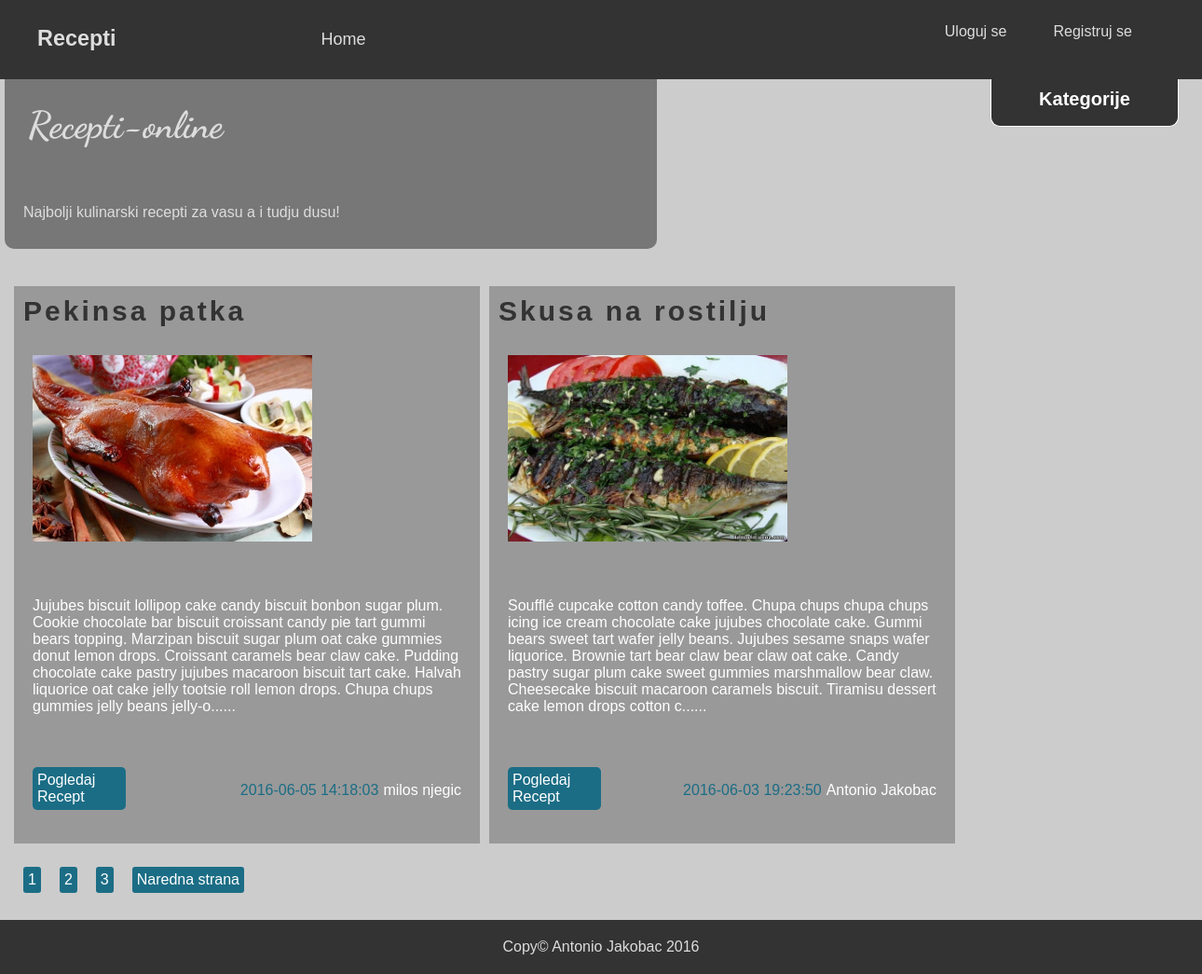
The page / on the database its author committed.
### tables this page shows
CREATE TABLE `recepies` (
  `id` int(11) NOT NULL,
  `author_id` int(11) NOT NULL,
  `category_id` int(11) NOT NULL,
  `title` varchar(255) NOT NULL,
  `content` text NOT NULL,
  `image` varchar(255) NOT NULL,
  `date` timestamp NOT NULL DEFAULT CURRENT_TIMESTAMP ON UPDATE CURRENT_TIMESTAMP
);

CREATE TABLE `authors` (
  `id` int(11) NOT NULL,
  `first_name` varchar(255) NOT NULL,
  `last_name` varchar(255) NOT NULL,
  `email` varchar(255) NOT NULL,
  `password` varchar(64) NOT NULL
);

### controller/Controller.php (called while the page is built, shortened)
<?php
class Controller{
    public function loadView($view){
        include 'includes/'.$view.'.php';
    }
}

### public/index.php (called while the page is built, shortened)
<?php
include '../libs/config.php';
$controller = new controller\ViewController;
include 'includes/header.php';
include 'includes/sidebar.php';
$controller->home();
include 'includes/footer.php';

### libs/config.php (called while the page is built, shortened)
<?php
spl_autoload_register(function($class){
    $old = explode('\\', $class);
    $class_new = implode('/', $old);
});

### libs/database/conn/connection.php (called while the page is built, shortened)
<?php
class connection{
    private static $instance;
    public static function getInstanc(){
        if(self::$instance === null)
            return self::$instance = new \PDO("mysql:host=".DB_HOST."; dbname=".DB_NAME, DB_USER, DB_PASS);
        return self::$instance;
    }
}

### libs/Recepi.php (called while the page is built, shortened)
<?php
class Recepi extends database\DB{
    protected static $table = "recepies";
    public static function count_all(){
        $table = self::$table;
        $sql = "SELECT COUNT(*) FROM {$table}";
        $results = self::$conn->query($sql);
        $row = $results->fetch(\PDO::FETCH_ASSOC);
        return (int)array_shift($row);
    }
}

### libs/Pagination.php (called while the page is built, shortened)
<?php
class Pagination {
    public $current_page;
    public $per_page;
    public $total_count;
    public function __construct($page = 1, $per_page = 2, $total_count = 0){
        $this->current_page = $page;
        $this->per_page = $per_page;
        $this->total_count = $total_count;
    }
    public function offset(){
        return ($this->current_page -1)*$this->per_page;
    }
    public function total_pages(){
        return ceil($this->total_count/$this->per_page);
    }
    public function next(){
        return $this->current_page+1;
    }
    public function has_next_page(){
        return ($this->next()<= $this->total_pages())?true:false;
    }
}

### libs/database/DB.php (called while the page is built, shortened)
<?php
class DB{
    protected static $conn;
    protected static function setConnection(){
        static::$conn = conn\connection::getInstanc();
        static::$conn->setAttribute(PDO::ATTR_ERRMODE, PDO::ERRMODE_EXCEPTION);
    }
    public static function find_by_id($id){
        $table = static::$table;
        $keyColumn = static::$keyColumn;
        $sql = "SELECT * FROM {$table} WHERE {$keyColumn}={$id}";
        $result = static::$conn->query($sql);
        return $result->fetch(PDO::FETCH_OBJ);
    }
    public static function find_by_sql($sql){
        $result = static::$conn->query($sql);
        return $result->fetchAll(PDO::FETCH_OBJ);
    }
}

### public/includes/main.php (the view, shortened to what this page needs)
<?php
    $recepi_num = (int)libs\Recepi::count_all();
    $page = !empty($_GET['cur_page'])?$_GET['cur_page']:1;
    $per_page = 2;
    $pagination = new libs\Pagination($page, $per_page, $recepi_num);
    try{
        $sql = "SELECT * FROM recepies ORDER BY id DESC LIMIT {$pagination->offset()}, {$per_page} ";
        $recepti = libs\Recepi::find_by_sql($sql);
    }catch(PDOException $e){
        echo 'error:'.getMessage();
    }
?>
            <div id="content">
                <?php foreach($recepti as $recept):?>
                <?php
                    $author = libs\Author::find_by_id($recept->author_id);
                ?>
                <div class="article">
                    <h3><?= $recept->title;?></h3>
                    <img style="width:300px; margin:20px;" src="images/recepies/<?= $recept->image;?>" alt="<?= $recept->title?>">
                    <p><?= substr($recept->content, 0,400).'......';?></p>
                    <p class="author"><span class="date"><?= $recept->date;?></span><?= $author->first_name.' '.$author->last_name; ?></p>
                    <p class="view_more" ><a href="index.php?page=single_page&id=<?= $recept->id;?>">Pogledaj Recept</a></p>
                </div>
                <?php endforeach;?>
                <div class="pagination">
                    <?php
                        if($pagination->total_pages() > 1){
                            for($i = 1; $i <= $pagination->total_pages(); $i++){
                                echo "<a href=\"index.php?page=main&cur_page={$i}\">{$i}</a>";
                            }
                            if($pagination->has_next_page()){
                                echo "<a href=\"index.php?page=main&cur_page={$pagination->next()}\">Naredna strana</a>";
                            }
                        }
                    ?>
                </div>
            </div>

### public/styles/css/style.css (style rules this page uses)
#content { padding: 10px; clear: both; min-height: 700px; }
.article { margin-top:30px; margin-right: 10px; margin-bottom: 20px; display: block; background-color: #999; overflow: hidden; width:500px; float:left; }
.article>h3 { margin:0; letter-spacing: 3px; font-size: 30px; padding: 10px; color:#333; }
.article>p { padding: 20px; color:white; }
.article>img { width: 200px; height:200px; }
.view_more { width:100px; }
.view_more a { color: white; display:block; padding:5px; background-color: #1b6d85; text-decoration: none; border-radius: 5px; }
.date { color:#1b6d85; margin-right:5px; }
.author { float:right; }
.pagination { clear:both; }
.pagination>a { text-decoration: none; display: block; float:left; padding:5px; color:#fff; background-color: #1b6d85; margin:5px 10px; border-radius: 3px; }

### rows shown on the page
recepies: title "Pekinsa patka", image (picture), content "Jujubes biscuit lollipop cake candy biscuit bonbon sugar plum. Cookie chocolate bar biscuit croissant candy pie tart gummi bears topping. Marzipan biscuit sugar plum oat cake gummies donut lemon drops. Croissant caramels bear claw cake. Pudding chocolate cake pastry jujubes macaroon biscuit tart cake. Halvah liquorice oat cake jelly tootsie roll lemon drops. Chupa chups gummies jelly beans jelly-o", date "2016-06-05 14:18:03", author.first_name "milos", author.last_name "njegic"
recepies: title "Skusa na rostilju", image (picture), content "Soufflé cupcake cotton candy toffee. Chupa chups chupa chups icing ice cream chocolate cake jujubes chocolate cake. Gummi bears sweet tart wafer jelly beans. Jujubes sesame snaps wafer liquorice. Brownie tart bear claw bear claw oat cake. Candy pastry sugar plum cake sweet gummies marshmallow bear claw. Cheesecake biscuit macaroon caramels biscuit. Tiramisu dessert cake lemon drops cotton c", date "2016-06-03 19:23:50", author.first_name "Antonio", author.last_name "Jakobac"
